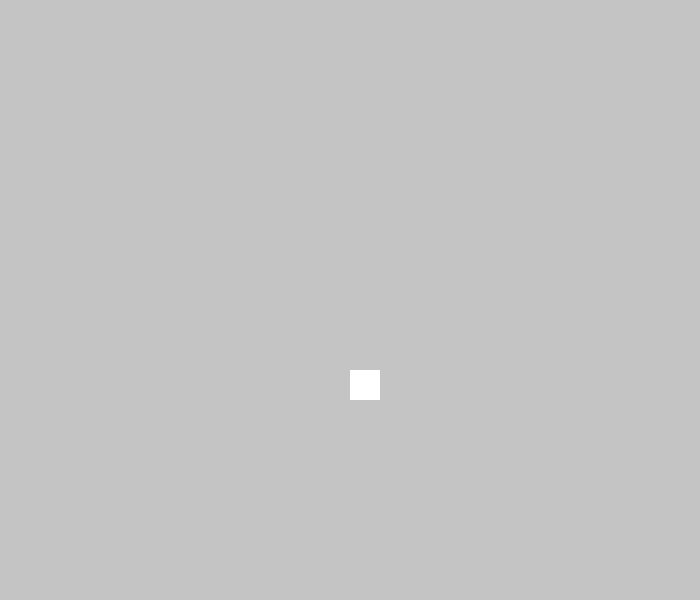
Frame 1 (no input)
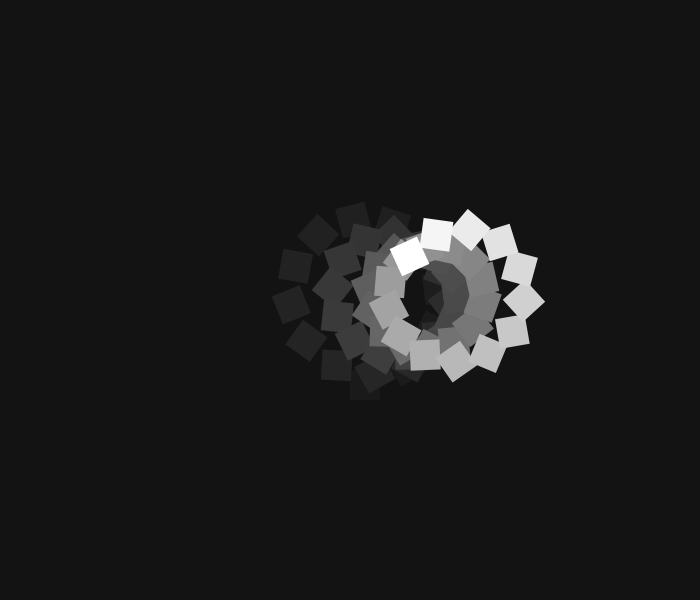
Frame 60 (the mouse pressed at the canvas centre just before this capture)
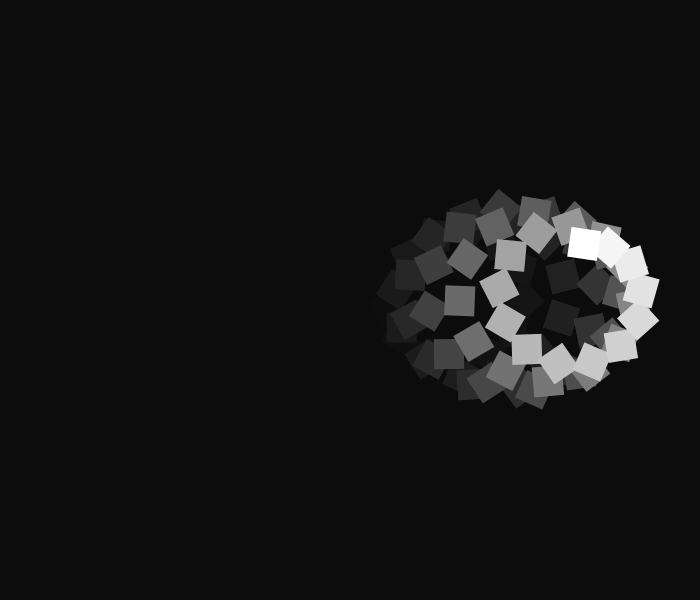
Frame 120 (the mouse held since frame 60 and released just before this capture)

The Processing sketch that drew these frames (run headless with seeded random() and noise(); from frame 60 on, the mouse is pressed at the canvas centre):

// Processing sketch: processing_63170
// ── processing_63170.pde

float x = 0;

float y = 0;
float a, r = 0;
float aktina = 70;
float prosimo = 1;
float prosimo_g = 1;
float diastasis;


void setup() {
  size(700, 600);
  noStroke();
  smooth();
}

void draw() {
   
  fill(0, 10);
  rect(0, 0, width, height);

 
  //rotate(r);
  //translate(x, 100);
  fill(255);

  translate(width/2 + r + sin(a)*(aktina), height/2 + y + cos(a)*(aktina) );
  rotate(r*6);
  rect( 0, 0, 30, 30);
  rect(diastasis, 0, diastasis, diastasis);


  //x = x + 4;

  if (y < (height/3)*(-1)) {
    y = -200;
    prosimo = -prosimo;
    
    diastasis = 30;
  }
  else 
    if (y > height/3) {
    y = 200;
    prosimo = -prosimo;
    prosimo_g = -prosimo_g;
    diastasis = 30;
  }


  if (r > 250) {
    r = 250;
    y = y - 2;
    diastasis = 0;
  }
  else 
    if (r < -250) {
    r = -250;
    y = y + 2;
    diastasis = 0;
  }
  else {
    r = r + 2 * prosimo;
  }
  // y = y + 1;

  a = a + 0.5*prosimo_g;

  println(prosimo);
}
